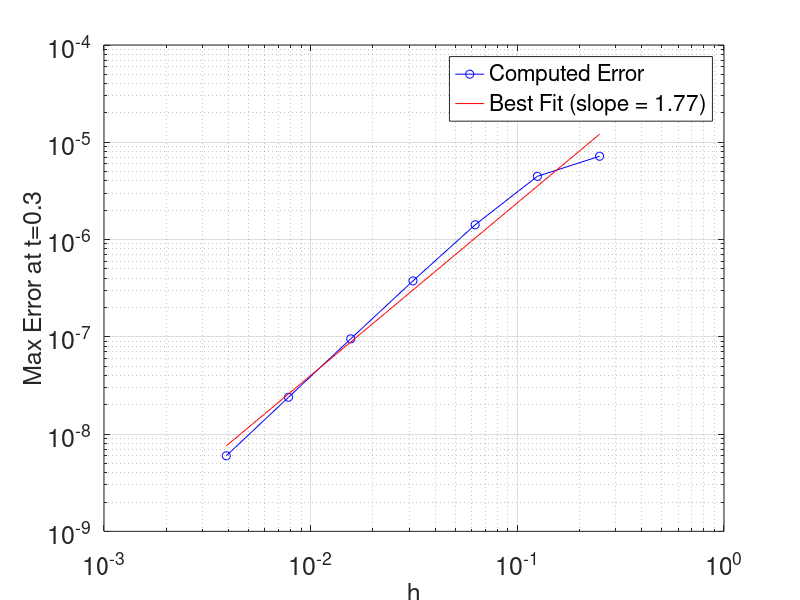

Source code (MATLAB):
% part b

a = 2;
Tf = 0.3;
h_values = [1/4, 1/8, 1/16, 1/32, 1/64, 1/128, 1/256];
errors = zeros(size(h_values));

for i = 1:length(h_values)
    h = h_values(i);

    x = 0:h:(1-h);
    x = x';
    N = length(x);

    % IC
    u0 = sin(a*pi*x);

    % Matrix L
    e = ones(size(x));
    L = spdiags([e -2*e e], [-1 0 1], N, N);
    L(1, N) = 1;  % periodic boundary conditions
    L(N, 1) = 1;
    L = (1/h^2) * L;

    k = 0.4*h^2;
    numsteps = ceil(Tf / k);
    k = Tf / numsteps;

    % time loop
    u = u0;
    for n=1:numsteps
        % (unew - u) / k = u_xx
        % solve for unew and approx u_xx
        unew = u + k*(L*u);
        u = unew;
    end

    u_exact = sin(a*pi*x) * exp(-(a*pi)^2 * Tf);
    errors(i) = max(abs(u - u_exact));
end

% table of results
fprintf('h\t\tError\t\tError Ratio\n');
fprintf('--------------------------------\n');
fprintf('%f\t%e\t', h_values(1), errors(1));
fprintf('-\n');
for i = 2:length(h_values)
    ratio = errors(i-1) / errors(i);
    fprintf('%f\t%e\t%.2f\n', h_values(i), errors(i), ratio);
end

% part c
figure(1);
loglog(h_values, errors, 'bo-');
set(gca, 'fontsize', 18)
hold on;

% best fit line
log_h = log10(h_values);
log_error = log10(errors);

p = polyfit(log_h, log_error, 1);
slope = p(1);
intercept = p(2);

h_fit = logspace(log10(h_values(1)), log10(h_values(end)), 100);
error_fit = 10.^(intercept + slope*log10(h_fit));

loglog(h_fit, error_fit, 'r-');

% style
xlabel('h', 'FontSize', 18);
ylabel('Max Error at t=0.3', 'FontSize', 18);
legend('Computed Error', sprintf('Best Fit (slope = %.2f)', slope));
grid on;

